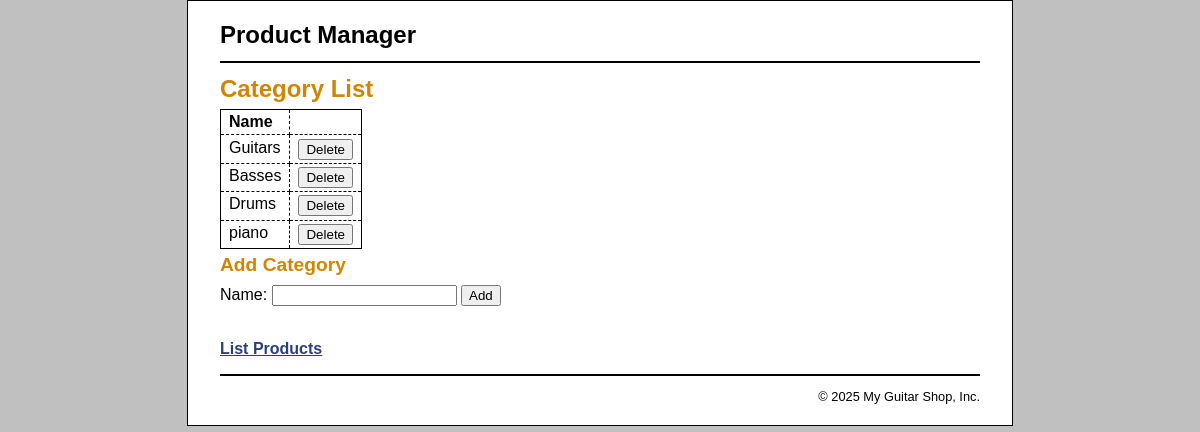
Page /category_list.php on the committed database.
### tables this page shows
CREATE TABLE `categories` (
  `categoryID` int(11) NOT NULL,
  `categoryName` varchar(255) NOT NULL
);

### category_list.php (the view, shortened to what this page needs)
<?php
require_once('database.php');
$query = 'SELECT * FROM categories ORDER BY categoryID';
$statement = $db->prepare($query);
$statement->execute();
$categories = $statement->fetchAll();
?>
<!DOCTYPE html>
<html>
<head>
    <link rel="stylesheet" type="text/css" href="main.css" />
</head>
<body>
<header><h1>Product Manager</h1></header>
<main>
    <h1>Category List</h1>
    <table>
        <tr>
            <th>Name</th>
            <th>&nbsp;</th>
        </tr>
        <?php foreach ($categories as $category) : ?>
        <tr>
            <td><?php echo htmlspecialchars($category['categoryName']); ?></td>
            <td>
                <form action="delete_category.php" method="post">
                    <input type="submit" value="Delete">
                </form>
            </td>
        </tr>
        <?php endforeach; ?>
    </table>
    <h2>Add Category</h2>
    <form action="add_category.php" method="post">
        <label>Name:</label>
        <input type="text" name="name">
        <input type="submit" value="Add">
    </form>
    <br>
    <p><a href="index.php">List Products</a></p>
</main>
<footer>
    <p>&copy; <?php echo date("Y"); ?> My Guitar Shop, Inc.</p>
</footer>
</body>
</html>

### main.css (style rules this page uses)
html { background-color: rgb(192, 192, 192); }
body { margin-top: 0; font-family: Arial, Helvetica, sans-serif; width: 760px; margin: 0 auto; background-color: white; border: 1px solid black; padding: .5em 2em; }
header { margin: 0; border-bottom: 2px solid black; }
header h1 { margin: 0; padding: .5em 0; color: black; }
main { margin: 0; }
footer { clear: both; margin-top: 1em; border-top: 2px solid black; }
footer p { text-align: right; font-size: 80%; margin: 1em 0; }
h1 { font-size: 150%; margin: 0; padding: .5em 0 .25em; }
h2 { font-size: 120%; margin: 0; padding: .25em 0 .5em; }
h1, h2 { color: rgb(208, 133, 4); }
a { color: rgb(41, 64, 124); font-weight: bold; }
table { border: 1px solid black; border-collapse: collapse; }
td, th { border: 1px dashed black; padding: .2em .5em .2em .5em; vertical-align: top; text-align: left; }
form { margin: 0; }

### rows in the picture
categories: categoryName "Guitars"
categories: categoryName "Basses"
categories: categoryName "Drums"
categories: categoryName "piano"
